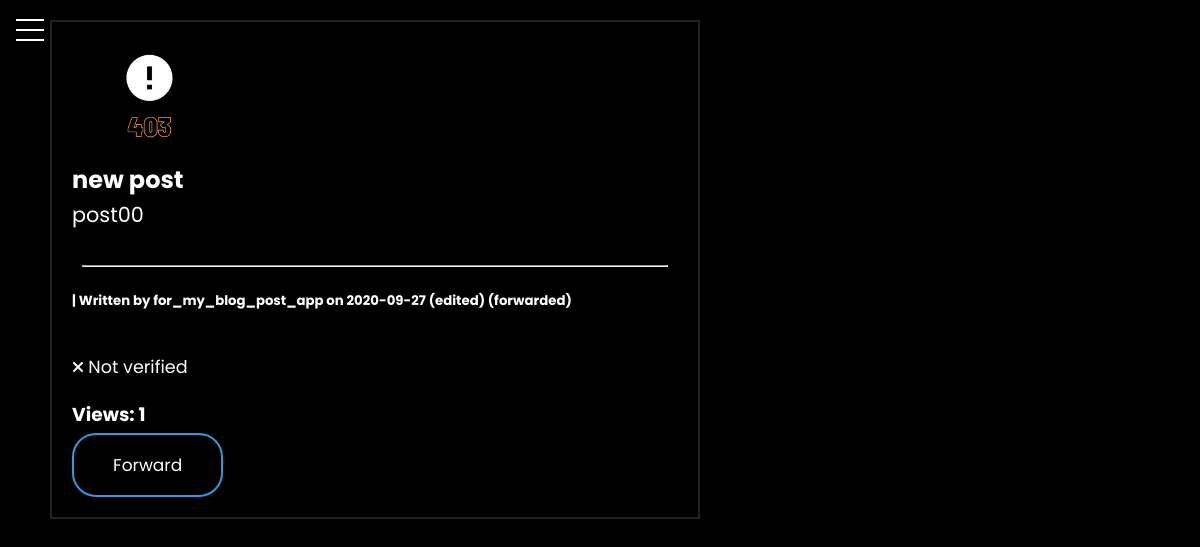
The page /post/6/view (signed in) on the database its author committed.
### flaskblog/models.py (models this page shows, shortened)
class User(db.Model, UserMixin):
    id = db.Column(db.Integer, primary_key=True, unique=True)
    username = db.Column(db.String(20), unique=True, nullable=False)
    email = db.Column(db.String(120), unique=True, nullable=False)
    image_file = db.Column(db.String(20), nullable=False, default="default.jpg")
    password = db.Column(db.String(60), nullable=False)
    posts = db.relationship("Post", backref="author", lazy=True)

class Post(db.Model):
    id = db.Column(db.Integer, primary_key=True)
    title = db.Column(db.String(), nullable=False)
    date_posted = db.Column(db.DateTime, nullable=False, default=datetime.utcnow)
    content = db.Column(db.Text, nullable=False)
    is_verified = db.Column(db.Boolean, default=False)
    is_edited = db.Column(db.Boolean, default=False)
    is_forwarded = db.Column(db.Boolean, default=False)
    views = db.Column(db.Integer, default=0)
    font = db.Column(db.String(30), default="Poppins")
    font_color = db.Column(db.String(20), default="#fff")
    user_id = db.Column(db.Integer, db.ForeignKey("user.id"), nullable=False)

### flaskblog/posts/routes.py (the view)
@posts.route("/post/<int:post_id>/view", methods=["GET", "POST"])
@login_required
def post(post_id):
    validated = False
    if current_user.username == "__FLASKBLOG_ADMIN__":
        validated = True
    post = Post.query.get_or_404(post_id)
    choices = [1, 1, 0, 0, 0, 0]
    incrementing_number = choice(choices)
    post.views += incrementing_number
    db.session.commit()
    return render_template("post.html", post=post, validated=validated)

### flaskblog/models.py (called while the page is built)
@login_manager.user_loader
def load_user(user_id):
    return User.query.get(int(user_id))

### flaskblog/templates/post.html (shortened to what this page needs)
{% extends "base.html" %}  {% block content %}
<div class="main">
  <article>
    <img src="{{ url_for('static', filename='profile_pics/' + post.author.image_file) }}" class="rounded-profile-pic" />
    <h2 style="font-family: {{ post.font }}; color: {{ post.font_color }}">
      {{ post.title }}
    </h2>
    <pre style="font-family: {{ post.font }}; color: {{ post.font_color }}">
{{ post.content }}</pre>
    <br />
    <hr />
    <h5 class="post-author" style="font-family: {{ post.font }}; color: {{ post.font_color }}">
      | Written by {{ post.author.username }} on {{
      post.date_posted.strftime('%Y-%m-%d') }} {% if post.is_edited %} (edited)
      {% endif %} {% if post.is_forwarded == True %} (forwarded) {% endif %}
    </h5>
    <br /><br />
     {% if post.is_verified %}
    <i class="fas fa-check-circle"></i>
    <label> Verified Post </label>
    {% else %}
    <i class="fas fa-times"></i>
    <label> Not verified </label>
    {% endif %}
    <br /><br />
    <div class="post-info">
      <h3>Views: {{ post.views }}</h3>
    </div>
    <form method="POST" action="{{ url_for('posts.forward_post', post_id=post.id) }}">
      <input type="submit" value="Forward" class="button" style="padding: 1em 2.3em" />
    </form>
  </article>
</div>
{% endblock content %}

### flaskblog/static/style.css (style rules this page uses)
* { margin: 0px 0px 0px 0px; padding: 0px 0px 0px 0px; box-sizing: border-box; font-family: Poppins, "Poppins", Helveltica, sans-serif; text-decoration: none; color: white; }
body { background-color: black; background-image: linear-gradient( 60deg, rgb(5, 5, 5), rgb(0, 0, 0), ); background-size: 100%; color: white; font-family: "Poppins", Poppins, sans-serif; line-height: 1.4; }
html { scroll-behavior: smooth; }
label { font-size: 1.1em; }
input { font-size: 17px; }
article { margin: 20px 500px 20px 50px; border: 2px solid #222; padding: 20px; transition: 0.3s linear; }
pre { line-height: 1.7em; max-width: 65ch; min-width: 20ch; display: block; white-space: pre-wrap; word-break: keep-all; font-size: 1.3rem; }
hr { margin: 10px; margin-bottom: 25px; }
:root { --primary-color: rgb(44 128 117 / 40%); --overlay-color: rgba(24, 39, 51, 0.85); --menu-speed: 0.75s; }
.button { border: 0px; background: none; display: block; text-align: center; border: 2px solid #3498db; padding: 14px 0px; outline: none; color: white; border-radius: 24px; transition: 0.5s; cursor: pointer; margin-top: 5px; }
.rounded-profile-pic { border-radius: 100vw; margin-left: 20px; width: 115px; height: 115px; object-fit: cover; }
.post-author { color: white; }

### rows shown on the page
User: image_file (picture), author.username "for_my_blog_post_app"
Post: title "new post", content "post00", date_posted "2020-09-27", views "1"
